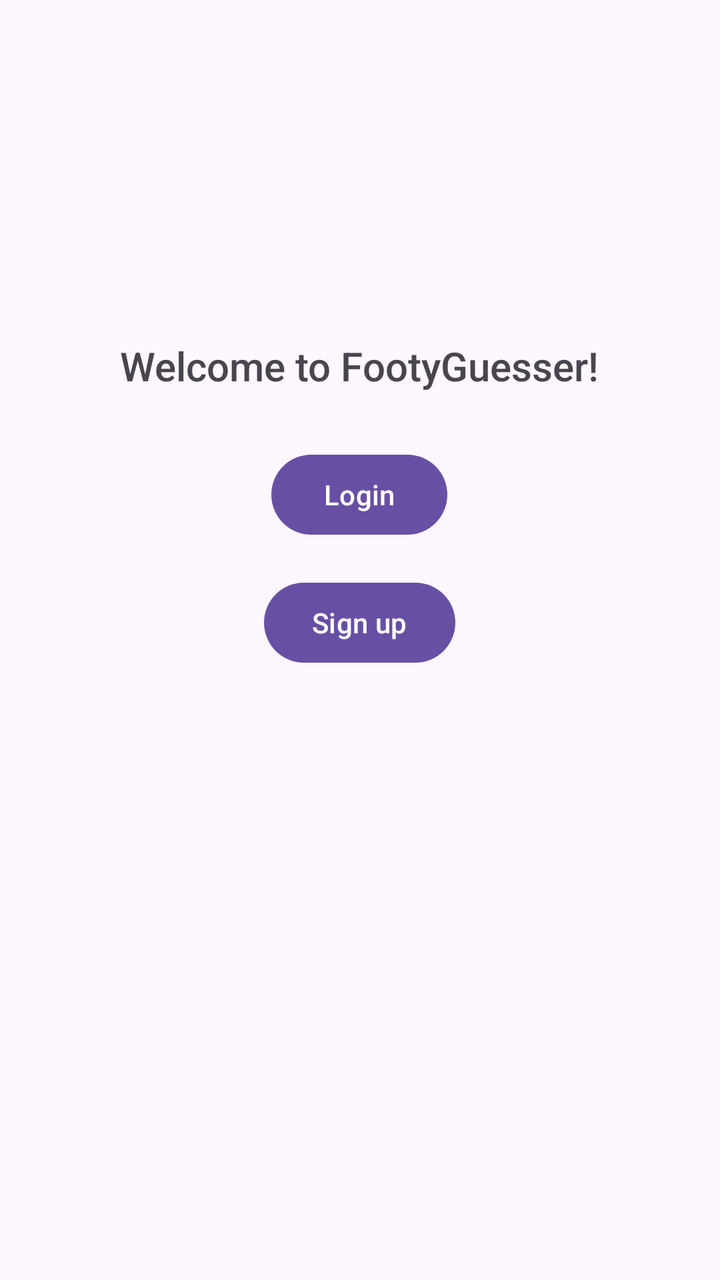
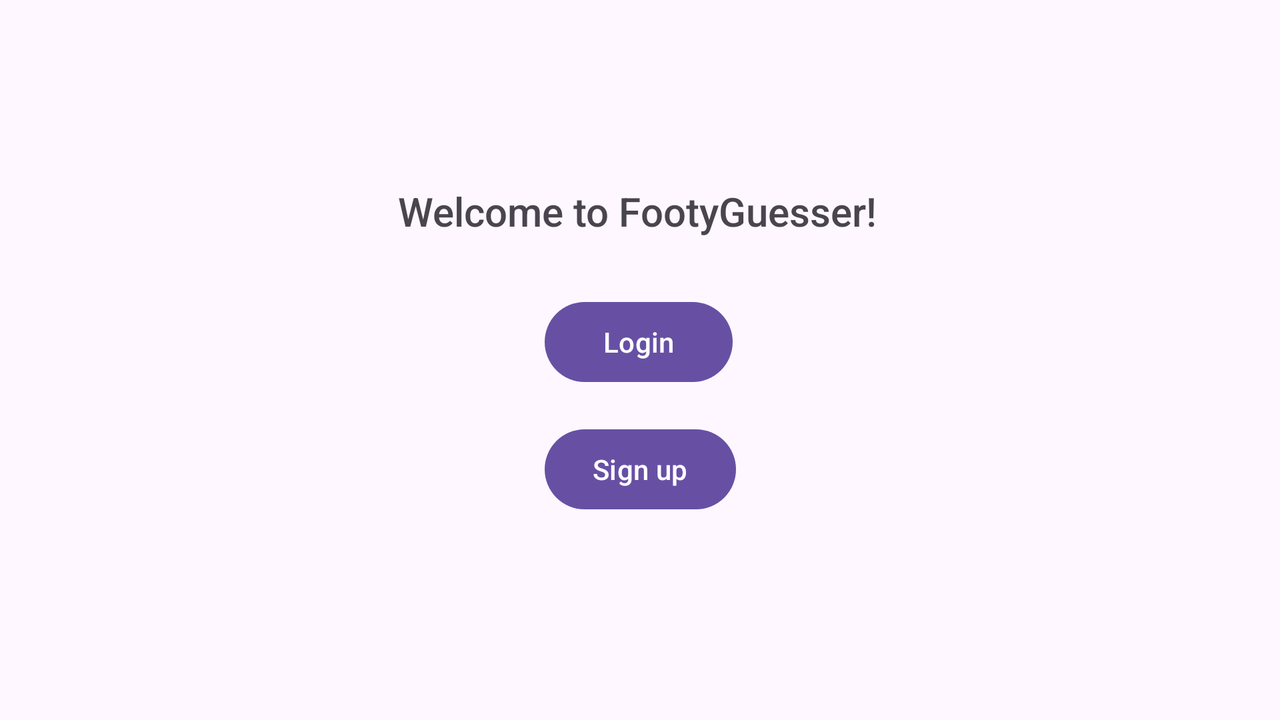

The same Android screen from two of the app's own layout files: first res/layout/ as a phone draws it, then the repository's variant for another configuration, drawn on a device whose configuration selects that folder. Both files follow.
<!-- AndroidManifest.xml: application theme Theme.FootyGuesser -->
<!-- res/layout/activity_main.xml -->
<?xml version="1.0" encoding="utf-8"?>
<androidx.constraintlayout.widget.ConstraintLayout xmlns:android="http://schemas.android.com/apk/res/android"
    xmlns:app="http://schemas.android.com/apk/res-auto"
    xmlns:tools="http://schemas.android.com/tools"
    android:id="@+id/main"
    android:layout_width="match_parent"
    android:layout_height="match_parent"
    tools:context=".MainActivity">

    <TextView
        android:id="@+id/welcome"
        android:layout_width="wrap_content"
        android:layout_height="wrap_content"
        android:fontFamily="sans-serif-medium"
        android:text="@string/welcomeText"
        android:textSize="20sp"
        app:layout_constraintBottom_toBottomOf="parent"
        app:layout_constraintEnd_toEndOf="parent"
        app:layout_constraintHorizontal_bias="0.497"
        app:layout_constraintStart_toStartOf="parent"
        app:layout_constraintTop_toTopOf="parent"
        app:layout_constraintVertical_bias="0.276" />

    <Button
        android:id="@+id/toLogin"
        android:layout_width="wrap_content"
        android:layout_height="wrap_content"
        android:layout_marginTop="64dp"
        android:layout_marginBottom="8dp"
        android:text="@string/login"
        app:layout_constraintBottom_toTopOf="@+id/toSignUp"
        app:layout_constraintEnd_toEndOf="parent"
        app:layout_constraintHorizontal_bias="0.499"
        app:layout_constraintStart_toStartOf="parent"
        app:layout_constraintTop_toBottomOf="@+id/welcome"
        android:onClick="login"/>

    <Button
        android:id="@+id/toSignUp"
        android:layout_width="wrap_content"
        android:layout_height="wrap_content"
        android:layout_marginTop="8dp"
        android:layout_marginBottom="342dp"
        android:onClick="signUp"
        android:text="@string/sign_up"
        app:layout_constraintBottom_toBottomOf="parent"
        app:layout_constraintEnd_toEndOf="parent"
        app:layout_constraintHorizontal_bias="0.499"
        app:layout_constraintStart_toStartOf="parent"
        app:layout_constraintTop_toBottomOf="@+id/toLogin" />

</androidx.constraintlayout.widget.ConstraintLayout>
<!-- resources referenced by this layout -->
<resources>
  <string name="login">Login</string>
  <string name="sign_up">Sign up</string>
  <string name="welcomeText">Welcome to FootyGuesser!</string>
  <style name="Theme.FootyGuesser" parent="Base.Theme.FootyGuesser" />
  <style name="Base.Theme.FootyGuesser" parent="Theme.Material3.DayNight.NoActionBar">
          
          
      </style>
</resources>
<!-- res/layout-land/activity_main.xml (the repository's variant of the layout above) -->
<!-- drawn on the phone turned sideways -->
<?xml version="1.0" encoding="utf-8"?>
<androidx.constraintlayout.widget.ConstraintLayout xmlns:android="http://schemas.android.com/apk/res/android"
    xmlns:app="http://schemas.android.com/apk/res-auto"
    xmlns:tools="http://schemas.android.com/tools"
    android:id="@+id/main"
    android:layout_width="match_parent"
    android:layout_height="match_parent"
    tools:context=".MainActivity">

    <TextView
        android:id="@+id/welcome"
        android:layout_width="wrap_content"
        android:layout_height="wrap_content"
        android:fontFamily="sans-serif-medium"
        android:text="@string/welcomeText"
        android:textSize="20sp"
        app:layout_constraintBottom_toBottomOf="parent"
        app:layout_constraintEnd_toEndOf="parent"
        app:layout_constraintHorizontal_bias="0.497"
        app:layout_constraintStart_toStartOf="parent"
        app:layout_constraintTop_toTopOf="parent"
        app:layout_constraintVertical_bias="0.276" />

    <Button
        android:id="@+id/toLogin"
        android:layout_width="94dp"
        android:layout_height="48dp"
        android:layout_marginTop="28dp"
        android:onClick="login"
        android:text="@string/login"
        app:layout_constraintEnd_toEndOf="parent"
        app:layout_constraintHorizontal_bias="0.499"
        app:layout_constraintStart_toStartOf="parent"
        app:layout_constraintTop_toBottomOf="@+id/welcome" />

    <Button
        android:id="@+id/toSignUp"
        android:layout_width="wrap_content"
        android:layout_height="wrap_content"
        android:layout_marginTop="34dp"
        android:layout_marginBottom="120dp"
        android:onClick="signUp"
        android:text="@string/sign_up"
        app:layout_constraintBottom_toBottomOf="parent"
        app:layout_constraintEnd_toEndOf="parent"
        app:layout_constraintStart_toStartOf="parent"
        app:layout_constraintTop_toBottomOf="@+id/toLogin" />

</androidx.constraintlayout.widget.ConstraintLayout>
